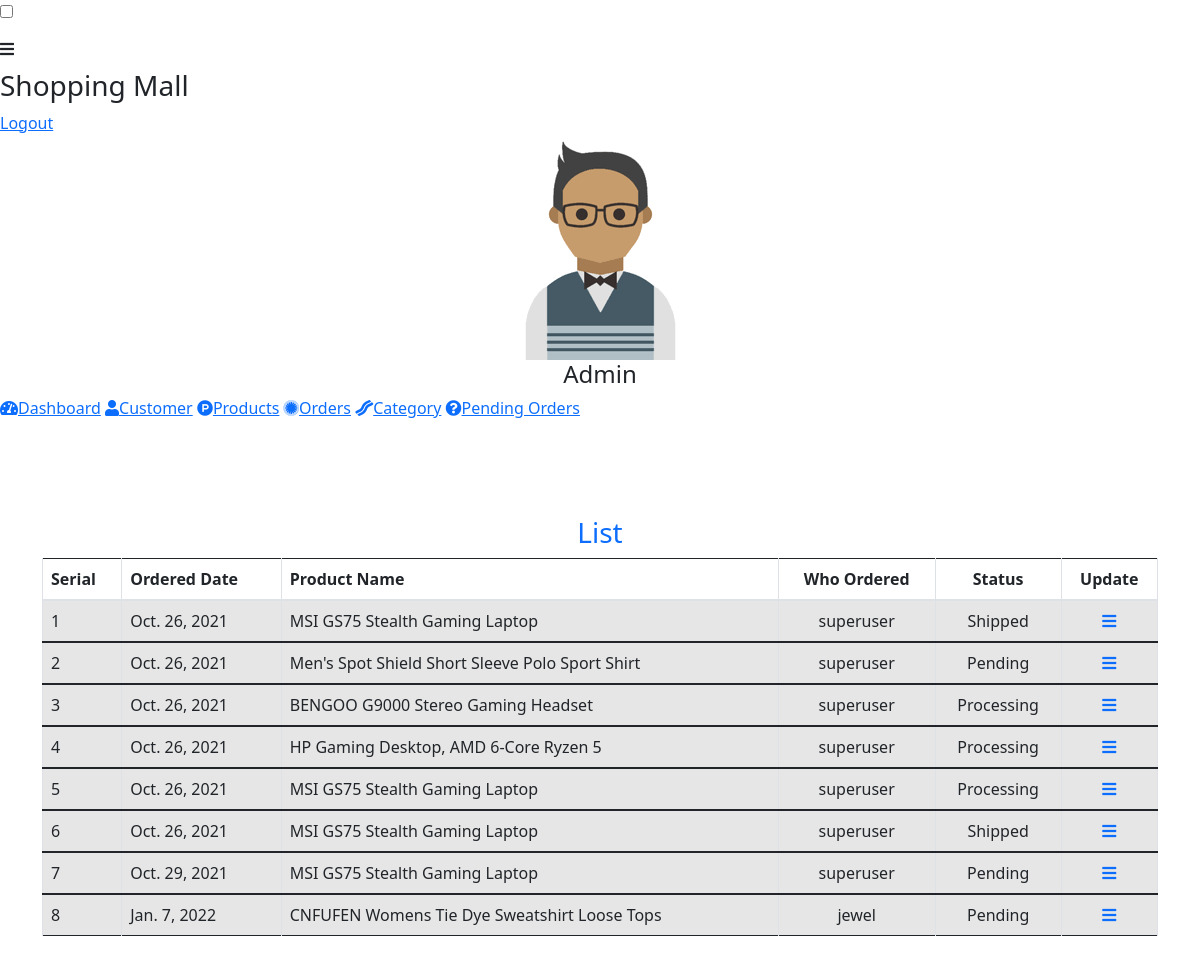
The page /admn/total-order-list on the database as committed earlier.
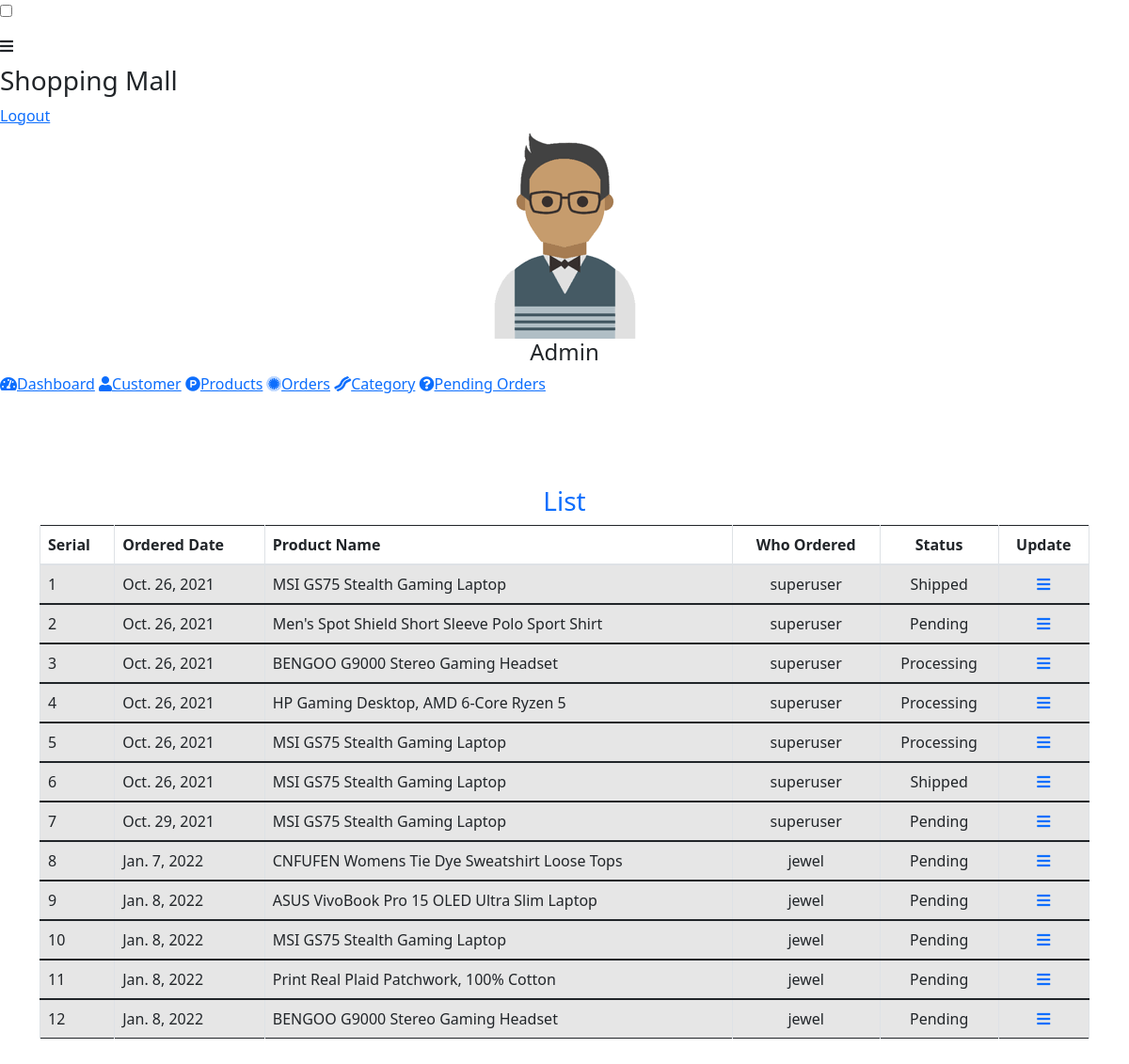
The same page on the database as committed later.
### customer/models.py (models this page shows, shortened)
class order(models.Model):
    statusList=[('Pending', 'Pending'),
                ('Processing', 'Processing'),
                ('Shipped', 'Shipped'),
                ('Delivered', 'Delivered'),
                ]
    product=models.ForeignKey(AMODEL.product, on_delete=models.SET_DEFAULT, default='Deleted')
    customer=models.ForeignKey(User, on_delete=models.CASCADE)
    price=models.PositiveIntegerField()
    qntt=models.PositiveIntegerField(default=1)
    fullName=models.CharField(max_length=20)
    mobile=models.CharField(max_length=20)
    address=models.CharField(max_length=100)
    orderedDate=models.DateField(default=datetime.now)
    status=models.CharField(max_length=20, choices=statusList, default='Pending')

### admn/models.py (models this page shows)
class product(models.Model):
	productCategory=models.ForeignKey(product_category, on_delete=models.SET_NULL, null=True, blank=True )
	name =models.CharField(max_length=50)
	price = models.PositiveIntegerField()
	desc =tinymce_models.HTMLField(null=True,blank=True)
	img =models.ImageField(default="product/default.png", upload_to="product/", null=True, blank=True)
	def __str__(self):
		return self.name

### admn/views.py (the view)
# urls.py: path('total-order-list', views.total_order_list_view, name='total-order-list'),
def total_order_list_view(request):
	orders = CMODEL.order.objects.all().exclude(status='Delivered')
	context = {
		'orders':orders,
	}
	return render(request, 'admn/order-list.html', context)

### templates/admn/order-list.html (shortened to what this page needs)
{% extends 'admn/adminbase.html' %}
{% load widget_tweaks %}
{% block content %}
<head>
    <link href="https://cdn.jsdelivr.net/npm/bootstrap@5.1.3/dist/css/bootstrap.min.css" rel="stylesheet">
    <link rel="stylesheet" href="https://cdnjs.cloudflare.com/ajax/libs/font-awesome/5.12.1/css/all.min.css">
</head>
    <div class="container">
        <div class="row">
            <div class="col-md-12 table-responsive border-primary">
                <table class="table table-bordered table-striped text-center table-hover">
                    <h3 class="table-title text-center text-primary">List</h3>
                    <thead>
                        <tr>
                            <th style="text-align: left;" >Serial</th>
                            <th style="text-align: left;" >Ordered Date</th>
                            <th style="text-align: left;" >Product Name</th>
                            <th>Who Ordered</th>
                            <th>Status</th>
                            <th>Update</th>
                        </tr>
                    </thead>
                {% for order in orders %}
                    <tbody>
                        <tr>
                            <td style="text-align: left;">{{forloop.counter}}</td>
                            <td style="text-align: left;" >{{order.orderedDate}}</td>
                            <td style="text-align: left;" >{{order.product}}</td>
                            <td>{{order.customer}}</td>
                            <td>{{order.status}}</td>
                            <td> <a href="{% url 'order-view' order.id %}"><i class="fas fa-bars"></i></a> </td>
                        </tr>
                    </tbody>
                {% endfor %}
                </table>
            </div>
        </div>
        <br> <br>
    </div>
{% endblock %}

Rows that differ between the two databases and show on the page:
added order: orderedDate "Jan. 8, 2022", product "ASUS VivoBook Pro 15 OLED Ultra Slim Laptop", customer "jewel", status "Pending"
added order: orderedDate "Jan. 8, 2022", product "MSI GS75 Stealth Gaming Laptop", customer "jewel", status "Pending"
added order: orderedDate "Jan. 8, 2022", product "Print Real Plaid Patchwork, 100% Cotton", customer "jewel", status "Pending"
added order: orderedDate "Jan. 8, 2022", product "BENGOO G9000 Stereo Gaming Headset", customer "jewel", status "Pending"
